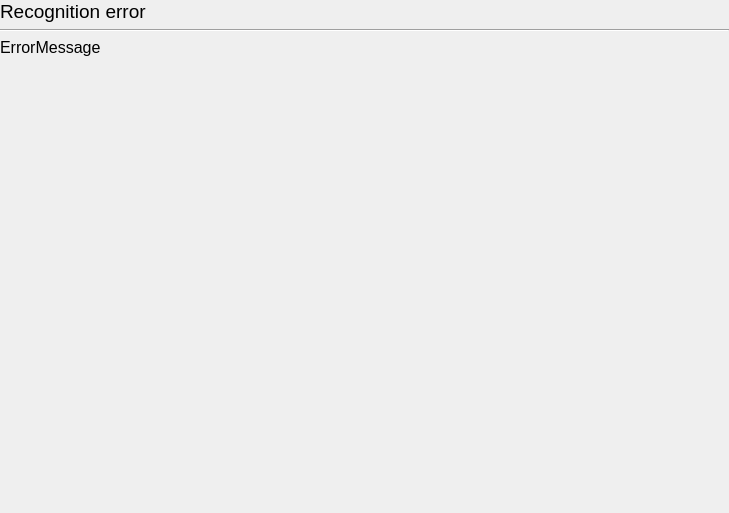
<?xml version="1.0" encoding="UTF-8"?>
<ui version="4.0">
 <class>RecognitionErrorWidget</class>
 <widget class="QWidget" name="RecognitionErrorWidget">
  <property name="geometry">
   <rect>
    <x>0</x>
    <y>0</y>
    <width>729</width>
    <height>513</height>
   </rect>
  </property>
  <property name="windowTitle">
   <string>Recognition error</string>
  </property>
  <layout class="QVBoxLayout" name="verticalLayout">
   <property name="leftMargin">
    <number>0</number>
   </property>
   <property name="topMargin">
    <number>0</number>
   </property>
   <property name="rightMargin">
    <number>0</number>
   </property>
   <property name="bottomMargin">
    <number>0</number>
   </property>
   <item>
    <widget class="QLabel" name="labelPageTitle">
     <property name="font">
      <font>
       <pointsize>14</pointsize>
      </font>
     </property>
     <property name="text">
      <string>Recognition error</string>
     </property>
    </widget>
   </item>
   <item>
    <widget class="Line" name="line">
     <property name="orientation">
      <enum>Qt::Orientation::Horizontal</enum>
     </property>
    </widget>
   </item>
   <item>
    <widget class="QLabel" name="labelErrorMessage">
     <property name="font">
      <font>
       <pointsize>12</pointsize>
      </font>
     </property>
     <property name="text">
      <string>ErrorMessage</string>
     </property>
     <property name="wordWrap">
      <bool>true</bool>
     </property>
    </widget>
   </item>
   <item>
    <spacer name="verticalSpacer">
     <property name="orientation">
      <enum>Qt::Orientation::Vertical</enum>
     </property>
     <property name="sizeHint" stdset="0">
      <size>
       <width>20</width>
       <height>40</height>
      </size>
     </property>
    </spacer>
   </item>
  </layout>
 </widget>
 <resources/>
 <connections/>
</ui>
